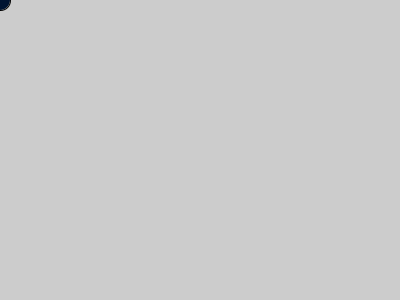
Frame 1 (no input)
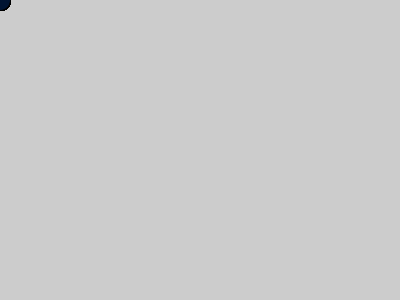
Frame 60 (the mouse pressed at the canvas centre just before this capture)
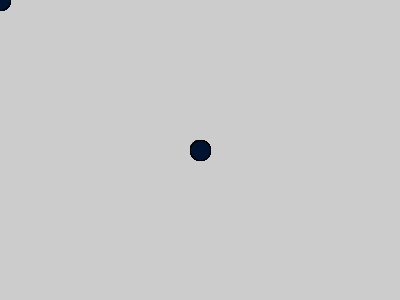
Frame 120 (the mouse held since frame 60 and released just before this capture)

The Processing sketch that drew these frames (run headless with seeded random() and noise(); from frame 60 on, the mouse is pressed at the canvas centre):

// Processing sketch: processing_106539
// ── processing_106539.pde

void setup(){
size(400,300);
}

void draw(){
fill(0,20,50);
ellipse(mouseX,mouseY,20,20);
}
